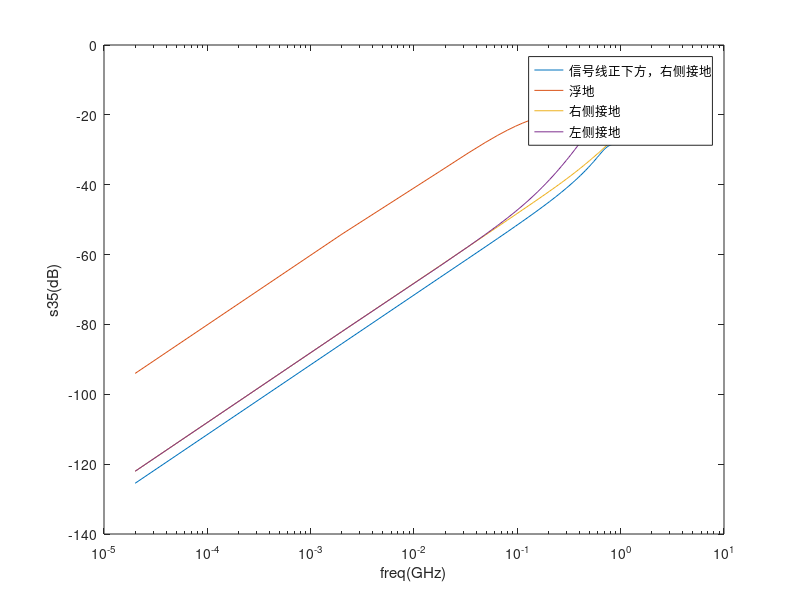

This figure's MATLAB source:
clc
clear
data=[2.00E-05	-125.482	-94.0313	-122.045	-122.044
0.002	-85.5357	-54.1776	-82.0766	-82.0742
0.0176146	-66.6649	-36.2565	-63.2987	-63.3752
0.0332292	-61.1731	-30.9832	-57.7921	-57.778
0.0488438	-57.8266	-27.9299	-54.4471	-54.2827
0.0644583	-55.4008	-25.8724	-52.0361	-51.6704
0.0800729	-53.489	-24.3876	-50.1485	-49.538
0.0956875	-51.905	-23.2738	-48.5955	-47.7046
0.111302	-50.5475	-22.4174	-47.2745	-46.0751
0.126917	-49.3553	-21.7472	-46.1236	-44.5943
0.142531	-48.2889	-21.2154	-45.1021	-43.228
0.158146	-47.3208	-20.7416	-44.1824	-41.9537
0.17376	-46.4316	-20.3676	-43.3444	-40.7558
0.189375	-45.6068	-20.0696	-42.5734	-39.6231
0.20499	-44.8357	-19.8301	-41.8581	-38.5473
0.220604	-44.1096	-19.6366	-41.1898	-37.5217
0.236219	-43.4219	-19.4795	-40.5618	-36.541
0.251833	-42.7673	-19.3516	-39.9685	-35.6009
0.267448	-42.1413	-19.2475	-39.4054	-34.6976
0.283062	-41.5404	-19.1628	-38.8689	-33.8279
0.298677	-40.9615	-19.0944	-38.3561	-32.9891
0.314292	-40.4021	-19.0395	-37.8643	-32.1786
0.329906	-39.8602	-18.9961	-37.3914	-31.3943
0.345521	-39.3337	-18.9625	-36.9357	-30.6341
0.361135	-38.8211	-18.9374	-36.4957	-29.8962
0.37675	-38.321	-18.9197	-36.0699	-29.179
0.392365	-37.8322	-18.9084	-35.6573	-28.481
0.407979	-37.3535	-18.9028	-35.2568	-27.8009
0.423594	-36.8839	-18.9024	-34.8676	-27.1373
0.439208	-36.4225	-18.9066	-34.4889	-26.4892
0.454823	-35.9686	-18.9149	-34.12	-25.8554
0.470438	-35.5213	-18.9271	-33.7603	-25.235
0.486052	-35.0801	-18.9428	-33.4092	-24.627
0.501667	-34.6444	-18.9617	-33.0663	-24.0307
0.517281	-34.2137	-18.9836	-32.731	-23.4452
0.532896	-33.7878	-19.0084	-32.4029	-22.852
0.54851	-33.3667	-19.0358	-32.0818	-22.2689
0.564125	-32.9504	-19.0658	-31.7672	-21.6951
0.57974	-32.5395	-19.0982	-31.4588	-21.1302
0.595354	-32.1349	-19.133	-31.1563	-20.5734
0.610969	-31.7382	-19.17	-30.8595	-20.0244
0.626583	-31.3515	-19.2092	-30.568	-19.4826
0.642198	-30.9777	-19.2505	-30.2817	-18.9477
0.657813	-30.6204	-19.2939	-30.0002	-18.4193
0.673427	-30.2838	-19.3393	-29.7235	-17.8971
0.689042	-29.9723	-19.3868	-29.4512	-17.3809
0.704656	-29.6899	-19.4362	-29.1832	-16.8705
0.720271	-29.4396	-19.4877	-28.9194	-16.3658
0.735885	-29.2223	-19.5411	-28.6594	-15.8667
0.7515	-29.0368	-19.5964	-28.4033	-15.3733
0.76538	-28.8955	-19.6538	-28.1507	-14.8856
0.779259	-28.7724	-19.7131	-27.9016	-14.432
0.793139	-28.6625	-19.7745	-27.6559	-13.9839
0.807019	-28.561	-19.8378	-27.4133	-13.5416
0.820898	-28.4632	-19.9031	-27.1737	-13.1055
0.834778	-28.3652	-19.9706	-26.9371	-12.6761
0.848657	-28.264	-20.04	-26.7032	-12.254
0.862537	-28.1574	-20.1116	-26.472	-11.8398
0.876417	-28.0444	-20.1853	-26.2434	-11.4345
0.892031	-27.9089	-20.2612	-26.0171	-11.0389
0.907646	-27.7645	-20.3393	-25.7932	-10.6541
0.92326	-27.612	-20.4196	-25.5715	-10.2812
0.938875	-27.4522	-20.5022	-25.3518	-9.92157
0.95449	-27.2861	-20.587	-25.1341	-9.57648
0.970104	-27.115	-20.6742	-24.9183	-9.24738
0.985719	-26.9397	-20.7638	-24.7042	-8.93576
1.00133	-26.7613	-20.8557	-24.4917	-8.64311
1.01695	-26.5806	-20.9445	-24.2839	-8.37089
1.03256	-26.3983	-21.0354	-24.0774	-8.12049
1.04818	-26.215	-21.1285	-23.8722	-7.89318
1.06379	-26.0314	-21.2237	-23.668	-7.69005
1.07941	-25.8477	-21.3212	-23.4648	-7.51197
1.09502	-25.6643	-21.4209	-23.2625	-7.35957
1.11064	-25.4816	-21.5228	-23.0608	-7.23316
1.12625	-25.2998	-21.6268	-22.8597	-7.13278
1.14186	-25.1191	-21.7331	-22.6589	-7.05814
1.15748	-24.9396	-21.8414	-22.4583	-7.00866
1.17309	-24.7614	-21.9519	-22.2578	-6.98349
1.18871	-24.5847	-22.0644	-22.057	-6.98154
1.20432	-24.4093	-22.1788	-21.8558	-7.00156
1.21994	-24.2355	-22.2952	-21.6539	-7.04214
1.23555	-24.0633	-22.4133	-21.451	-7.10178
1.25117	-23.8925	-22.5331	-21.2469	-7.17894
1.26678	-23.7233	-22.6545	-21.0413	-7.27207
1.2824	-23.5556	-22.7849	-20.8336	-7.37966
1.29801	-23.3893	-22.9166	-20.6235	-7.49324
1.31363	-23.2244	-23.0493	-20.4106	-7.61725
1.32924	-23.061	-23.1828	-20.1942	-7.7506
1.34485	-22.8989	-23.3167	-19.9738	-7.89228
1.36047	-22.738	-23.4506	-19.7487	-8.04135
1.37608	-22.5784	-23.584	-19.518	-8.19696
1.3917	-22.42	-23.7166	-19.2808	-8.35833
1.40731	-22.2626	-23.8477	-19.036	-8.52478
1.42293	-22.1063	-23.9768	-18.7822	-8.69566
1.43854	-21.951	-24.1032	-18.5181	-8.89251
1.45416	-21.7966	-24.2262	-18.2417	-9.09355
1.46977	-21.6431	-24.3452	-17.9509	-9.29817
1.48539	-21.4904	-24.4593	-17.6432	-9.5058
1.501	-21.3385	-24.5678	-17.3153	-9.71597
1.5157	-21.1962	-24.6697	-16.9635	-9.92825
1.53039	-21.0545	-24.7614	-16.616	-10.1423
1.54509	-20.9134	-24.8454	-16.2399	-10.3577
1.55978	-20.7728	-24.9209	-15.8297	-10.5676
1.57448	-20.6328	-24.987	-15.3787	-10.7784
1.58918	-20.4934	-25.0431	-14.8784	-10.9897
1.60387	-20.3544	-25.0883	-14.3186	-11.2014
1.61857	-20.2161	-25.1222	-13.6869	-11.4133
1.63326	-20.0783	-25.1441	-12.9691	-11.6253
1.64796	-19.9411	-25.1536	-12.1514	-11.8371
1.66266	-19.8046	-25.1502	-11.1051	-12.0487
1.67735	-19.6687	-25.1337	-9.96433	-12.26
1.69205	-19.5336	-25.1041	-8.92163	-12.4707
1.70675	-19.3992	-25.0612	-8.48405	-12.6808
1.72144	-19.2656	-25.0051	-9.00122	-12.8901
1.73614	-19.133	-24.936	-10.3142	-13.0986
1.75083	-19.0014	-24.8543	-12.0927	-13.3062
1.76645	-18.8627	-24.7602	-14.0067	-13.5128
1.78206	-18.7253	-24.6543	-15.8688	-13.7182
1.79768	-18.5894	-24.5371	-17.9957	-13.9224
1.81329	-18.455	-24.4092	-19.824	-14.1253
1.82891	-18.3222	-24.2711	-21.3012	-14.3268
1.84452	-18.1912	-24.1235	-22.3965	-14.5268
1.86014	-18.0621	-23.967	-23.1166	-14.7253
1.87575	-17.9351	-23.8022	-23.5107	-14.9221
1.89136	-17.8101	-23.6298	-23.6547	-15.1172
1.90698	-17.6874	-23.4503	-23.6272	-15.3106
1.92259	-17.5671	-23.2643	-23.5113	-15.502
1.93821	-17.4492	-23.0723	-23.3441	-15.6915
1.95382	-17.3338	-22.8747	-23.1485	-15.879
1.96944	-17.2211	-22.6721	-22.9395	-16.0644
1.98505	-17.1111	-22.4648	-22.7264	-16.2477
2.00067	-17.004	-22.2531	-22.5151	-16.4287
2.01628	-16.8997	-22.0374	-22.3091	-16.6074
2.0319	-16.7983	-21.811	-22.1101	-16.7837
2.04751	-16.6999	-21.5809	-21.9191	-16.9576
2.06313	-16.6045	-21.3473	-21.7203	-17.1289
2.07874	-16.5121	-21.1103	-21.5312	-17.2977
2.09435	-16.4228	-20.87	-21.3517	-17.4638
2.10997	-16.3365	-20.6267	-21.1811	-17.6272
2.12558	-16.2533	-20.3803	-21.0189	-17.7878
2.1412	-16.1732	-20.1309	-20.8645	-17.9456
2.15681	-16.0961	-19.8786	-20.7174	-18.1004
2.17243	-16.0221	-19.6232	-20.5769	-18.2522
2.18804	-15.9511	-19.3648	-20.4426	-18.401
2.20366	-15.8831	-19.1033	-20.314	-18.5466
2.21927	-15.8182	-18.8385	-20.1906	-18.6891
2.23489	-15.7564	-18.5706	-20.0721	-18.8283
2.2505	-15.6978	-18.3003	-19.9581	-18.9643
2.26438	-15.6484	-18.0302	-19.8482	-19.0968
2.27826	-15.6016	-17.8153	-19.7421	-19.2259
2.29214	-15.5575	-17.598	-19.6395	-19.3516
2.30602	-15.516	-17.3764	-19.5403	-19.4737
2.3199	-15.4771	-17.1514	-19.4441	-19.5922
2.33378	-15.4409	-16.9237	-19.3507	-19.7071
2.34766	-15.4071	-16.6363	-19.26	-19.8183
2.36154	-15.3759	-16.346	-19.1717	-19.9257
2.37542	-15.3469	-16.151	-19.0858	-20.0294
2.39103	-15.3171	-15.9549	-19.002	-20.1293
2.40665	-15.2899	-15.7577	-18.9202	-20.2253
2.42226	-15.2655	-15.4603	-18.8403	-20.3175
2.43788	-15.2436	-15.1611	-18.7622	-20.4058
2.45349	-15.2242	-14.8605	-18.6858	-20.4901
2.4691	-15.2073	-14.5592	-18.6109	-20.5706
2.48472	-15.1929	-14.2577	-18.5375	-20.6471
2.50033	-15.1809	-13.9569	-18.4655	-20.7197
2.51503	-15.1719	-13.6578	-18.3949	-20.7884
2.52973	-15.165	-13.3616	-18.3255	-20.8532
2.54442	-15.1603	-13.0865	-18.2572	-20.9141
2.55912	-15.1579	-12.8165	-18.1881	-20.9728
2.57381	-15.1576	-12.5528	-18.12	-21.0275
2.58851	-15.1596	-12.2972	-18.0531	-21.0781
2.60321	-15.1639	-12.0514	-17.9872	-21.1248
2.6179	-15.1704	-11.8171	-17.9223	-21.1676
2.6326	-15.1791	-11.5964	-17.8584	-21.2066
2.64729	-15.1901	-11.3912	-17.7953	-21.2418
2.66199	-15.2032	-11.2035	-17.7331	-21.2734
2.67669	-15.2185	-11.035	-17.6718	-21.3015
2.69138	-15.2358	-10.8875	-17.6113	-21.3261
2.70608	-15.2549	-10.7623	-17.5515	-21.3474
2.72077	-15.2756	-10.6605	-17.4925	-21.3655
2.73547	-15.2974	-10.5828	-17.4342	-21.3806
2.75017	-15.3201	-10.5294	-17.3766	-21.3928
2.76578	-15.3444	-10.4999	-17.3196	-21.4022
2.7814	-15.3679	-10.4939	-17.2632	-21.4091
2.79701	-15.3897	-10.5117	-17.2075	-21.4136
2.81263	-15.4084	-10.5529	-17.1522	-21.4159
2.82512	-15.4201	-10.6153	-17.0975	-21.4161
2.83761	-15.4281	-10.6964	-17.0433	-21.4145
2.8501	-15.4315	-10.7937	-16.9895	-21.4113
2.86259	-15.4296	-10.9046	-16.9361	-21.4067
2.87508	-15.4217	-11.0266	-16.883	-21.4008
2.88758	-15.4074	-11.1572	-16.8302	-21.3938
2.90007	-15.3862	-11.2941	-16.7776	-21.3861
2.91256	-15.3583	-11.4353	-16.7252	-21.3778
2.92505	-15.3239	-11.5788	-16.6728	-21.3691
2.93754	-15.2836	-11.723	-16.6204	-21.3603
2.95316	-15.2262	-11.8664	-16.5679	-21.3515
2.96877	-15.1631	-12.0077	-16.5152	-21.343
2.98439	-15.0965	-12.1458	-16.4621	-21.335
3	-15.029	-12.2799	-16.4085	-21.3276
];

figure(1)
semilogx(data(:,1),data(:,2));hold on
semilogx(data(:,1),data(:,3));
semilogx(data(:,1),data(:,4));
semilogx(data(:,1),data(:,5));hold off
legend('信号线正下方，右侧接地','浮地','右侧接地','左侧接地')
xlabel('freq(GHz)')
ylabel('s35(dB)')